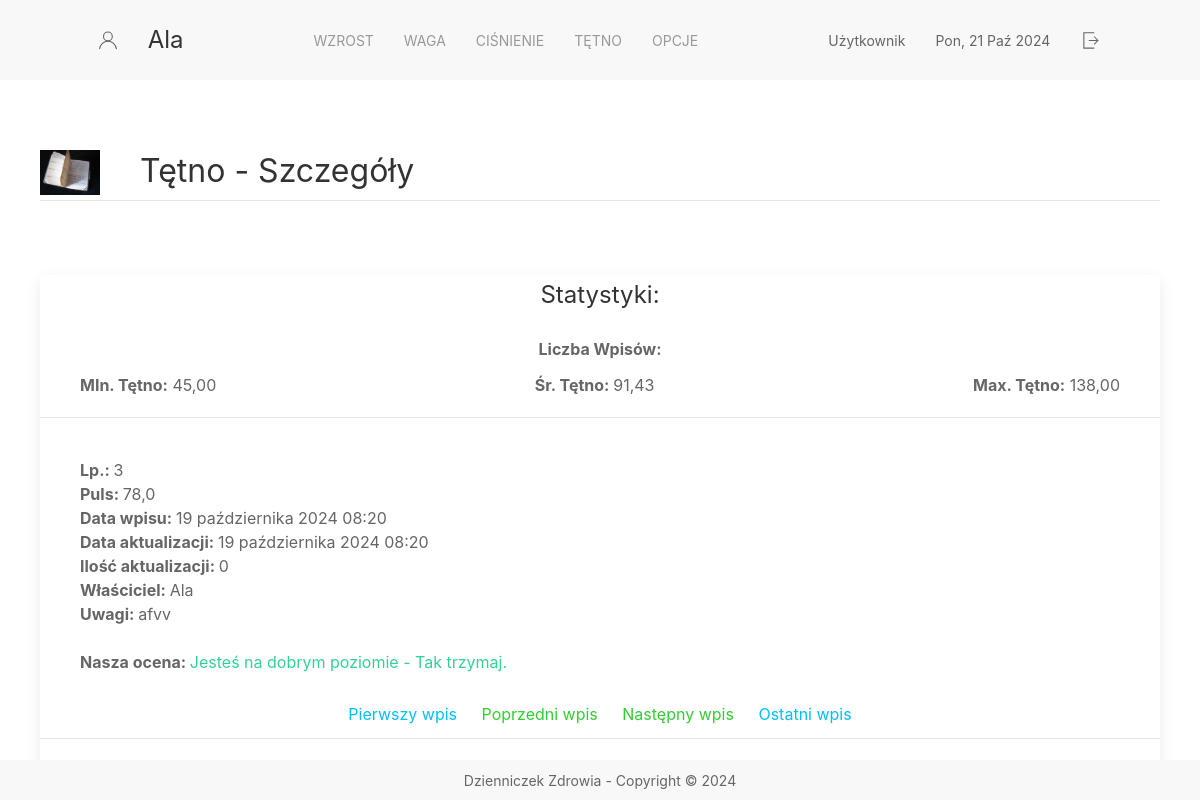
Screenshot of /pulses/details/11 (signed in) with the database file from the repository.
### app_pulse/models.py (models this page shows, shortened)
class Pulse(models.Model):
    pulse = models.DecimalField(max_digits=5, decimal_places=1,
                                validators=[MinValueValidator(40), MaxValueValidator(150)])
    creation_date = models.DateTimeField(validators=[validate_date])
    update_date = models.DateTimeField(auto_now=True, validators=[validate_date])
    cnt_modification = models.IntegerField(default=0)  # ilość modyfikacji wpisu
    comments = models.CharField(max_length=255, validators=[MaxLengthValidator(150)])
    owner = models.ForeignKey(User, on_delete=models.CASCADE)

### app_pulse/views.py (the view)
    def owner_view(request, id, *args, **kwargs):
        logged_user = request.user
        record_owner = Pulse.objects.get(pk=id).owner
        if logged_user == record_owner:
            return private_view(request, id, *args, **kwargs)
        else:
            return HttpResponseRedirect('/')

### app_pulse/views.py (called while the page is built)
def check_owner(private_view):
    def owner_view(request, id, *args, **kwargs):
        logged_user = request.user
        record_owner = Pulse.objects.get(pk=id).owner
        if logged_user == record_owner:
            return private_view(request, id, *args, **kwargs)
        else:
            return HttpResponseRedirect('/')
    return owner_view

### app_pulse/templates/app_pulse/pulse_details.html (shortened to what this page needs)
{% extends 'fragments/layout.html' %}
{% load static %}
{% block page_content %}
    <div class="container">
        <div class="uk-panel">
            <img class="uk-align-left uk-margin-remove-adjacent" src="{% static 'background.JPG' %}" width="60"
                 height="28" alt="info">
            <h2 class="uk-heading-divider" style="position: relative">Tętno - Szczegóły</h2>
        </div>
        <div style="height: 50px"></div>
        <div class="uk-card uk-card-default uk-border-rounded">
            <div class="uk-card-header">
                <div>
                    <div class="uk-width-expand">
                        <h3 class="uk-card-title uk-position-relative uk-position-center">Statystyki:</h3>
                        <div class="uk-position-relative uk-position-center">
                            <b> Liczba Wpisów:</b> {{ statistical_data.weight__count }}</div>
                        <div class="uk-flex uk-flex-between ">
                            <div><b> MIn. Tętno:</b> {{ statistical_data.pulse__min|floatformat:2 }}</div>
                            <div><b> Śr. Tętno: </b>{{ statistical_data.pulse__avg|floatformat:2 }}</div>
                            <div><b> Max. Tętno:</b> {{ statistical_data.pulse__max|floatformat:2 }}</div>
                        </div>
                    </div>
                </div>
            </div>
            <div class="uk-card-body">
                <span> <b>Lp.: </b> </span>
                <span> {{ number }} </span> <br>
                <span> <b>Puls: </b> </span>
                <span>{{ pulse.pulse }}</span><br>
                <span> <b>Data wpisu: </b> </span>
                <span>{{ pulse.creation_date }}</span><br>
                <span> <b>Data aktualizacji: </b> </span>
                <span>{{ pulse.update_date }}</span><br>
                <span> <b>Ilość aktualizacji: </b> </span>
                <span>{{ pulse.cnt_modification }}</span><br>
                <span> <b>Właściciel: </b> </span>
                <span>{{ pulse.owner }}</span><br>
                <span class="uk-text-break"> <b>Uwagi: </b> </span>
                <span>{{ pulse.comments }}</span>
                <br><br>
                <b>Nasza ocena: </b>
                {% if pulse.pulse > 100  %}
                    <span class="uk-text-danger"> Jesteś powyżej normy - Nie denerwuj się. </span>
                    <span class="uk-text-danger"> Prawdopodobnie masz tachykardię (częstoskurcz), Skontaktuj sie z lekarzem. </span>
                {% elif  pulse.pulse < 60 %}
                    <span class="uk-text-danger">  Jesteś powyżej normy - Nie denerwuj się.</span>
                    <span class="uk-text-danger">  Prawdopodobnie masz bradykardię, Skontaktuj sie z lekarzem. </span>
                {% else %}
                    <span class="uk-text-success"> Jesteś na dobrym poziomie - Tak trzymaj. </span>
                {% endif %}
            </div>
            <div class="uk-position-center uk-position-relative">
                <span>
                    {% if prev_view %}
                        <a href="{% url 'pulse_details_url' id=first_view.id %}" style="color: #00BFFF; margin-right: 20px">Pierwszy wpis</a>
                        <a href="{% url 'pulse_details_url' id=prev_view.id %}" style="color: #32CD32; margin-right: 20px">Poprzedni wpis</a>
                    {% endif %}
                </span>
                <span>
                    {% if next_view %}
                        <a href="{% url 'pulse_details_url' id=next_view.id %}" style="color: #32CD32">Następny wpis</a>
                        <a href="{% url 'pulse_details_url' id=last_view.id %}" style="color: #00BFFF; margin-left: 20px">Ostatni wpis</a>
                    {% endif %}
                </span>
            </div>
            <div class="uk-card-footer">
                <a href="/pulses"
                   class="uk-button uk-button-text uk-position-relative uk-position-top-center">Zamknij</a>
            </div>
        </div>
    </div>
{% endblock %}

### templates/fragments/menu.html (shortened to what this page needs)
<nav class="uk-navbar-container" uk-navbar uk-sticky>
    <div class="uk-navbar-center nav-overlay">
        <span class="uk-navbar-item" uk-icon="icon: user; ratio: 1" ></span>
        <a href="{% url 'home_url' %}" class="uk-navbar-item uk-logo" style="margin-right: 100px">
            {% if user.is_authenticated %}
                {{ user.get_username }}
            {% else %}
                Gość
            {% endif %}
        </a>
        <ul class="uk-navbar-nav">
            <li class="uk-parent"><a href="/growths/">Wzrost</a></li>
            <li class="uk-parent"><a href="/weights">Waga</a></li>
            <li class="uk-parent"><a href="/pressures/">Ciśnienie</a></li>
            <li class="uk-parent"><a href="/pulses/">Tętno</a></li>
            <li>
                <a href="#">Opcje</a>
            </li>
        </ul>
        <span class="uk-navbar-item" style="margin-left: 100px">
            {% if user.is_authenticated %}
                {% if user.is_superuser %}
                    Administrator
                {% else %}
                    Użytkownik
                {% endif %}
            {% else %}
                Gość
            {% endif %}
        </span>
        <span class="uk-navbar-item">{% now "D, d M Y" %}</span>
        {% if user.is_authenticated %}
            <form method="POST" action="{% url 'logout' %}">
                <button href="/" uk-icon="icon: sign-out; ratio: 1.1" uk-tooltip="Wyloguj"></button>
            </form>
     {% endif %}
    </div>
</nav>

### rows the page displays
Pulse: pulse "78,0", creation_date "19 października 2024 08:20", update_date "19 października 2024 08:20", cnt_modification "0", owner "Ala", comments "afvv"

### other values shown
{{ user.get_username }} "Ala"
{{ statistical_data.pulse__min|floatformat:2 }} "45,00"
{{ statistical_data.pulse__avg|floatformat:2 }} "91,43"
{{ statistical_data.pulse__max|floatformat:2 }} "138,00"
{{ number }} "3"
